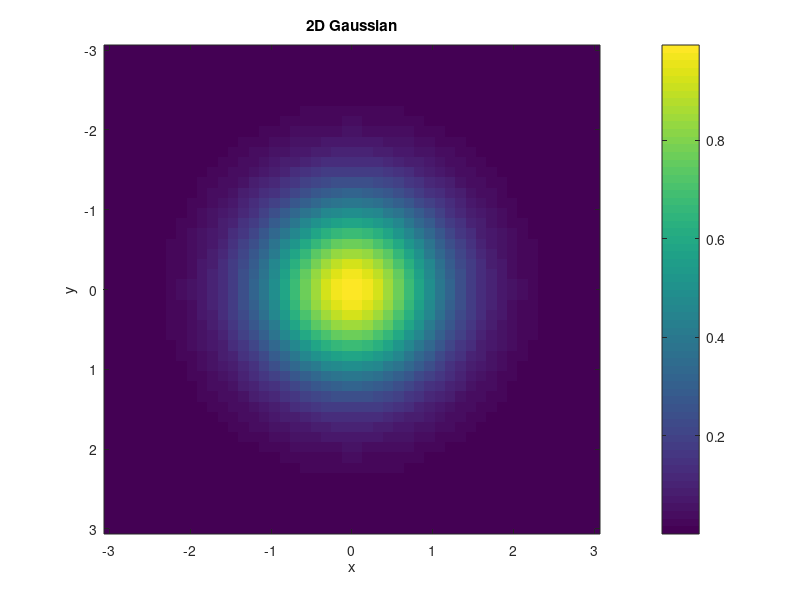

Recreate this plot in MATLAB.
%{
@play
{
  "title": "2-D Gaussian (imagesc)",
  "description": "2-D Gaussian heatmap",
  "groups": [
    {
      "name": "Distribution parameters",
      "controls": [
        { "var": "sigma", "label": "σ", "min": 0.3, "max": 2.0, "step": 0.1, "default": 0.8 },
        { "var": "n", "label": "N×N grid", "min": 16, "max": 96, "step": 16, "default": 48 },
        { "var": "cm", "label": "Palette", "type": "select", "options": ["hot", "parula", "jet", "gray"], "default": "parula" }
      ]
    }
  ]
}
%}
% 2D-гауссиана на сетке N×N
sigma = 0.8;
n = 48;
xs = linspace(-3, 3, n);
Z = zeros(n, n);
for i = 1:n
    for j = 1:n
        Z(i, j) = exp(-(xs(i)^2 + xs(j)^2) / (2 * sigma^2));
    end
end
imagesc(xs, xs, Z);
colorbar;
title('2D Gaussian');
xlabel('x');
ylabel('y');
